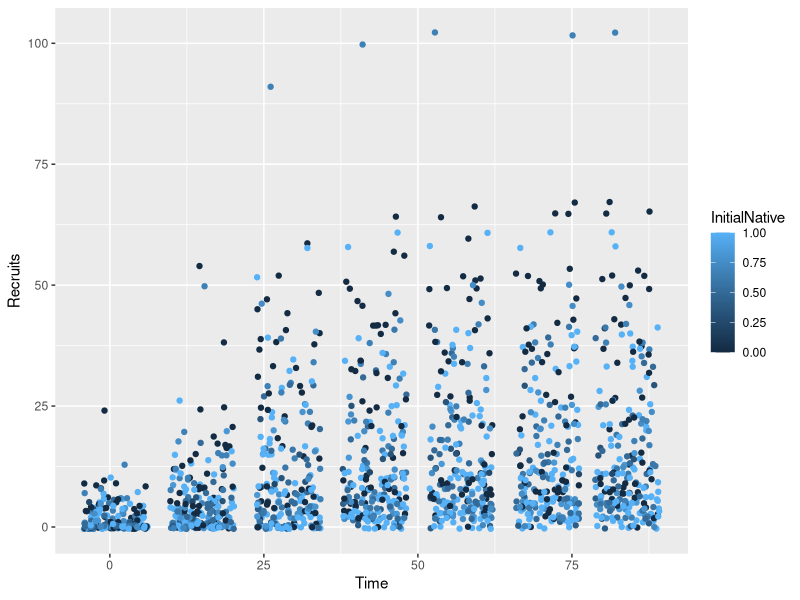
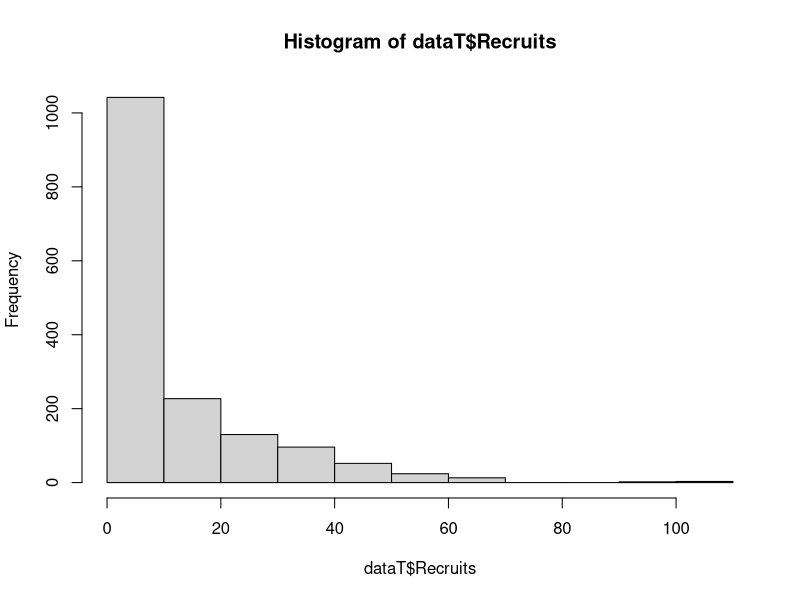

R code for these plots, in order: (Note: this script raises an error after producing the figures.)
#NUDE Group Project

#Background: plates that they pre-seeded with perct initial cover and initial richness (specific species), and proportion of species that are native
#T1: recruits from the start
#T84: cumulative # recruits, 7 time points
#blocks: spatial treatments, places the plates were placed
#tile ID: so oyu can track same tile across 

####Question 1:
#How does recruitment of all species vary over time by 1) assemblage diversity, 2) bare space of assemblage, 3) % native species

library(tidyverse)
library(lme4)

setwd("...")

#Question 1
dataT<- read.csv("cumrecruitTreatments_MM.csv")
names(dataT)
#convert block to factor, percents to decimals
dataT$Block<- as.factor(dataT$Block)
dataT$TileID<- as.factor(dataT$"Treatment.number")
dataT$InitialCover<- (dataT$InitialCover)/100
dataT$InitialNative<- (dataT$InitialNative)/100
str(dataT)


#Does block need to be included in our model?
#start by visualizing to know what matters vs make models with and without blocks and then decide

#visualize
ggplot(data=dataT, aes(x=Time, y = Recruits, color = InitialNative)) +
  geom_jitter()

#more cover when you start, then less recruits
#richness changes over time
#initial native is mixed together


#models
#nest in block as a random effect
#what distribution for our count data
#negative binomial for a long tail, there are a few points up at 100, do those all belong to the same block? r poisson? What is causing zeros? Are the zeros because they didn't even have opportunities to get recruits? Poisson alone doesn't encorporate zeros very well. What do we want to do with the outliers- they may get soaked up by our random effect.
hist(dataT$Recruits)

#simple mixed model (poisson) with all the variables
# recruits are function of main effects plus random intercept in which individual tiles are nested within each Block. "1|" means it's a random intercept. This it standard if I want a random intercept, if you want a random slope, code it different 
simple<- glmer(Recruits~Time+InitialCover+InitialRichness+InitialNative + (1|Block/TileID), family = "poisson", data = dataT)
#error we need to rescale variables to z scores bc the initial data are all on different scales (except don't rescale time)
summary(simple) #shows us the correlation matrix

#re-scale
dataTz<- data.frame(matrix(NA, nrow = length(dataT[,1]), ncol = length(dataT[1,])))
for (c in 1:length(dataT[1,])){
  dataTz[,c]<- scale(dataT[,c])
}
colnames(dataTz)<- colnames(dataT)

dataTz$Time.1<- dataT$Time
dataTz$Block.1<- dataT$Block
dataTz$TileID.1<- dataT$TileID
dataTz$Recruits.1<- dataT$Recruits
str(dataTz)

#re-try poisson model with re-scaled variables
simple.2<- glmer(Recruits.1~Time.1+InitialCover+InitialRichness+InitialNative + (1|Block.1/TileID.1), family = "poisson", data = dataTz)
#still doesn't like it

#re-try as a negative binomial, un-scaled
simple.nb<- glmer.nb(Recruits~Time+InitialCover+InitialRichness+InitialNative + (1|Block/TileID), data = dataT)
#didn't like that, wanted it to be scaled

#re-try negative binomial, scaled
simple.nb.2<- glmer.nb(Recruits.1~Time.1+InitialCover+InitialRichness+InitialNative + (1|Block.1/TileID.1), data = dataTz)

#large eigenvalue means it needs more re-scaling or it just isn't fitting the data well
#we can plot the residuals to see how the data actually fits the model

#residuals from simplest poisson model
plot(simple) #this pattern means a lot of values are close to zero, not many things much larger than zero
qqnorm(residuals(simple)) #unclear if it's really necessary to do this plot or if it means anything for glmms

#maybe it's not working because we didn't transform the data. Since the data aren't linear, we need to make them linear, compared to our explanatory variable
dataT$Recruits.log<- log(dataT$Recruits+1)
hist(dataT$Recruits.log) #these data look much better
#now that the data are transformed, the zeros are still a problem, but the rest of the data looks normal. The problem is that the ggplot still isn't linear, maybe log(time) help?
dataT$Time.log<- log(data$Time)

ggplot(data=dataT, aes(x=Time.log, y = Recruits.log, color = Block)) +
  geom_jitter()

#model with log for both to see what happens
simple.log<- glmer(Recruits.log~Time.log+InitialCover+InitialRichness+InitialNative + (1|Block/TileID), family = "poisson", data = dataT)
summary(simple.log)

# make a zero inflated model
#install.packages("glmmTMB")
library(glmmTMB)
